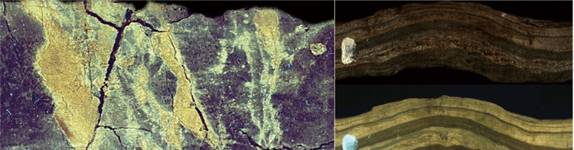
#> input picture lf.jpg, 574 x 150 px
$ python -i grain.py   (imports and definitions only)
#> lines starting #> are read from the running program, lines starting #| are printed output that depends on the picture; after the words box and inside, x2 and y2 are one past the last pixel; in counts of white or black regions, pixels touching at a corner belong together
#> further down, picture is the input picture: shape (150, 574, 3); mean B, G, R 73.9, 93, 97.1
"""粒度分析模块.

实现基于距离变换 + 分水岭的颗粒识别与定量分析:
- 灰度 + CLAHE → OTSU 反相 → 形态学清理 → 距离变换 → 分水岭分割
- 单颗粒属性: 面积/周长/长轴/短轴/长宽比/圆度
- 整体统计: 颗粒个数、粒级分布、平均粒径

参考 PDF 第 3 章粒度分析 + Wentworth (1958) 粒级分类 + Folk & Ward (1957) 粒度参数:

粒级分类 (Wentworth 1958, 单位 mm):
- 巨砾   >256
- 粗砾   64~256
- 中砾   16~64
- 细砾    2~16
- 极粗砂  1~2
- 粗砂   0.5~1
- 中砂   0.25~0.5
- 细砂   0.125~0.25
- 极细砂 0.0625~0.125
- 粉砂   0.0039~0.0625
- 黏土   <0.0039

粒度参数 (Folk & Ward 1957, 基于粒径 φ 值, φ = -log2(d_mm)):
- 平均粒径 Mz = (φ16 + φ50 + φ84) / 3
- 分选系数 σ1 = (φ84 - φ16) / 4 + (φ95 - φ5) / 6.6
- 偏度   Sk1 = (φ16 + φ84 - 2·φ50) / (2·(φ84-φ16)) + (φ5 + φ95 - 2·φ50) / (2·(φ95-φ5))
- 峰度   KG  = (φ95 - φ5) / (2.44·(φ75 - φ25))
"""
from __future__ import annotations

import math
import warnings
from dataclasses import dataclass, field, asdict
from typing import Dict, List, Optional, Tuple

import cv2
import numpy as np

from .calibration import Scale


# Wentworth 粒级分类阈值 (单位 mm)
SIZE_BOUNDARY_BOLLDER_LARGE = 256.0
SIZE_BOUNDARY_BOLLDER_MID = 64.0
SIZE_BOUNDARY_BOLLDER_SMALL = 16.0
SIZE_BOUNDARY_GRANULE = 2.0
SIZE_BOUNDARY_VC_SAND = 1.0
SIZE_BOUNDARY_C_SAND = 0.5
SIZE_BOUNDARY_M_SAND = 0.25
SIZE_BOUNDARY_F_SAND = 0.125
SIZE_BOUNDARY_VF_SAND = 0.0625
SIZE_BOUNDARY_SILT = 0.0039


# [30 lines left out: function classify_grain_size, not called in this run]


# 中文粒级名 → 标准阈值 (mm)
SIZE_CLASSES_ORDERED: List[Tuple[str, float]] = [
    ("巨砾", SIZE_BOUNDARY_BOLLDER_LARGE),
    ("粗砾", SIZE_BOUNDARY_BOLLDER_MID),
    ("中砾", SIZE_BOUNDARY_BOLLDER_SMALL),
    ("细砾", SIZE_BOUNDARY_GRANULE),
    ("极粗砂", SIZE_BOUNDARY_VC_SAND),
    ("粗砂", SIZE_BOUNDARY_C_SAND),
    ("中砂", SIZE_BOUNDARY_M_SAND),
    ("细砂", SIZE_BOUNDARY_F_SAND),
    ("极细砂", SIZE_BOUNDARY_VF_SAND),
    ("粉砂", SIZE_BOUNDARY_SILT),
    ("黏土", 0.0),
]


@dataclass
class GrainParams:
    """粒度检测参数.

    Attributes:
        # 二值化参数
        blur_kernel: 高斯模糊核大小 (奇数, 0=不模糊)
        use_otsu: True=OTSU 反相 (推荐,深色矿物勾勒的边界)
        otsu_offset: OTSU 阈值偏移 (负值=更暗)
        # 形态学
        morph_close: 闭运算核 (连接断裂颗粒边界)
        morph_open: 开运算核 (去噪)
        # 颗粒筛选
        min_area_px: 候选最小面积 (像素)
        max_area_ratio: 单颗粒最大占比 (排除超大假阳性)
        # 距离变换 + 分水岭
        distance_threshold_ratio: 距离变换峰值筛选比例
        h_distance: 距离变换中 hillock 的高度阈值比例
        # 标注
        min_solidity: 最小密实度 (面积/凸包面积),过滤不规则形状
        circularity_min: 最小圆度,过滤异常形状
    """
    # 二值化
    blur_kernel: int = 7
    use_otsu: bool = True
    otsu_offset: int = -10
    # 形态学
    morph_close: int = 7
    morph_open: int = 3
    # 颗粒筛选
    min_area_px: int = 200
    max_area_ratio: float = 0.20
    # 距离变换 + 分水岭
    distance_threshold_ratio: float = 0.30
    h_distance: float = 0.4
    # 标注
    min_solidity: float = 0.4
    circularity_min: float = 0.2

    def to_dict(self) -> Dict:
        return asdict(self)


@dataclass
class Grain:
    """单颗粒对象.

    Attributes:
        id: 颗粒编号
        area_px: 像素面积
        perimeter_px: 像素周长
        major_axis_px: 长轴 (像素,基于拟合椭圆)
        minor_axis_px: 短轴 (像素)
        diameter_mm: 等效直径 (mm) (基于面积,圆面积公式)
        diameter_major_mm: 长轴直径 (mm)
        centroid: 质心 (x, y) 像素坐标
        bbox: 包围盒 (x, y, w, h)
        orientation_deg: 长轴倾角 (-90~90)
        circularity: 圆度 4πA/P²
        solidity: 密实度 A/凸包A
        aspect_ratio: 长宽比 major/minor
        size_class: 粒级名称 (Wentworth)
        contour: 轮廓点 (N×2) (可选,用于重绘)
    """
    id: int
    area_px: float
    perimeter_px: float
    major_axis_px: float
    minor_axis_px: float
    diameter_mm: float
    diameter_major_mm: float
    centroid: Tuple[float, float]
    bbox: Tuple[int, int, int, int]
    orientation_deg: float
    circularity: float
    solidity: float
    aspect_ratio: float
    size_class: str = ""
    contour: Optional[np.ndarray] = None

    # [6 lines left out: function to_dict, not called in this run]


@dataclass
class GrainAnalysisResult:
    """粒度分析结果汇总.

    Attributes:
        image_area_px: 图像总面积 (像素)
        image_area_real: 图像实际面积 (mm²)
        grain_count: 颗粒总数 (所有检测到的)
        grain_count_filtered: 过滤后的颗粒数
        total_area_px: 颗粒总面积 (像素)
        total_area_real: 颗粒总面积 (mm²)
        average_diameter_mm: 平均粒径 (mm,等效直径)
        median_diameter_mm: 中位粒径 (mm)
        max_diameter_mm: 最大粒径 (mm)
        min_diameter_mm: 最小粒径 (mm)
        average_circularity: 平均圆度
        size_distribution: 粒级分布 {粒级名: 颗粒数}
        grains: 颗粒列表
    """
    image_area_px: float
    image_area_real: float
    grain_count: int
    grain_count_filtered: int
    total_area_px: float
    total_area_real: float
    average_diameter_mm: float
    median_diameter_mm: float
    max_diameter_mm: float
    min_diameter_mm: float
    average_circularity: float
    size_distribution: Dict[str, int] = field(default_factory=dict)
    grains: List[Grain] = field(default_factory=list)

    # [4 lines left out: function to_dict, not called in this run]


# ============================================================
# 算法实现
# ============================================================


def _preprocess(image: np.ndarray, params: GrainParams) -> np.ndarray:
    """灰度化 + CLAHE + 可选模糊."""
    if image.ndim == 3:
        gray = cv2.cvtColor(image, cv2.COLOR_BGR2GRAY)
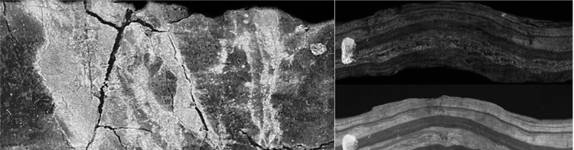
#> gray: shape (150, 574); min 0, max 255, mean 92
    else:
        gray = image
    # CLAHE 局部直方图均衡化 (增强对比度)
    clahe = cv2.createCLAHE(clipLimit=2.0, tileGridSize=(8, 8))
    gray = clahe.apply(gray)
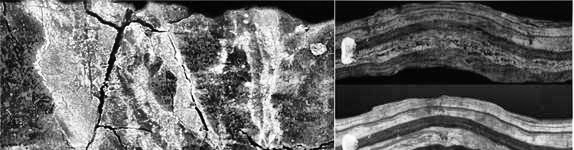
#> gray: shape (150, 574); min 1, max 255, mean 105.2
    if params.blur_kernel > 0:
        ksize = max(3, params.blur_kernel | 1)
        gray = cv2.GaussianBlur(gray, (ksize, ksize), 0)
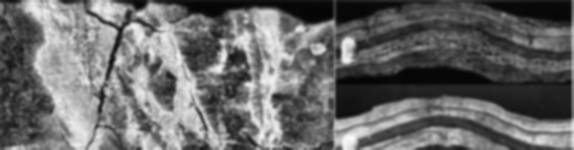
#> gray: shape (150, 574); min 4, max 249, mean 105
    return gray


def detect_grain_mask(image: np.ndarray, params: Optional[GrainParams] = None) -> Tuple[np.ndarray, np.ndarray]:
    """检测颗粒前景 mask.

    颗粒前景:浅色矿物(石英/长石),深色基质(黑云母)被识别为背景.

    Returns:
        bin_mask: 二值前景 (颗粒=255)
        edges: 边缘图 (供可视化)
    """
    if params is None:
        params = GrainParams()
    gray = _preprocess(image, params)
    h, w = gray.shape
#> h = 150; w = 574
    # 1. 阈值: OTSU 正向 (浅色矿物 → 白)
    # 之前 v1.1.3 误用 OTSU_INV 导致反相,合成图大量误识别 → 现改为正向
    if params.use_otsu:
        otsu_t, bin_mask = cv2.threshold(
            gray, 0, 255, cv2.THRESH_BINARY + cv2.THRESH_OTSU,
        )
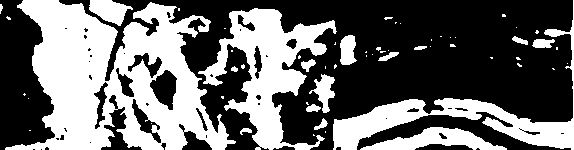
#> bin_mask: shape (150, 574); 41.7% white; 58 white regions (41 under 20 px), largest, box (x1, y1, x2, y2) and area: (5, 0, 236, 150) 18884, (198, 8, 337, 150) 7435, (333, 0, 574, 150) 5471
#> otsu_t = 113
        if params.otsu_offset != 0:
            new_t = max(0, min(255, otsu_t + params.otsu_offset))
#> new_t = 103
            _, bin_mask = cv2.threshold(gray, new_t, 255, cv2.THRESH_BINARY)
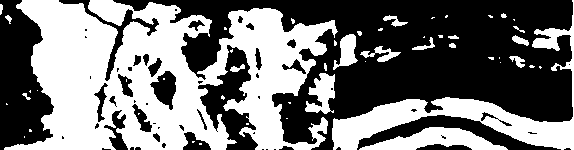
#> bin_mask: shape (150, 574); 46.4% white; 51 white regions (32 under 20 px), largest, box (x1, y1, x2, y2) and area: (4, 0, 338, 150) 29441, (332, 0, 574, 150) 6378, (359, 127, 508, 150) 1777
    else:
        # 自适应阈值 (正向:浅色颗粒为前景)
        block = 21
        bin_mask = cv2.adaptiveThreshold(
            gray, 255, cv2.ADAPTIVE_THRESH_GAUSSIAN_C,
            cv2.THRESH_BINARY, block, 5,
        )
    # 2. 闭运算:连接断裂颗粒边界
    if params.morph_close > 0:
        k = max(1, params.morph_close | 1)
        bin_mask = cv2.morphologyEx(
            bin_mask, cv2.MORPH_CLOSE,
            cv2.getStructuringElement(cv2.MORPH_ELLIPSE, (k, k)),
        )
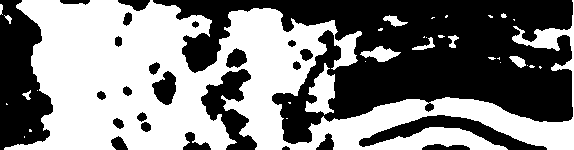
#> bin_mask: shape (150, 574); 50.4% white; 25 black regions, largest, box (x1, y1, x2, y2) and area: (153, 0, 573, 144) 30390, (0, 0, 53, 150) 5438, (359, 115, 547, 150) 2081
    # 3. 开运算:去噪
    if params.morph_open > 0:
        k = max(1, params.morph_open | 1)
        bin_mask = cv2.morphologyEx(
            bin_mask, cv2.MORPH_OPEN,
            cv2.getStructuringElement(cv2.MORPH_ELLIPSE, (k, k)),
        )
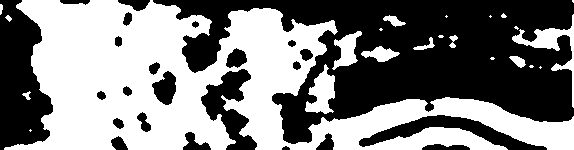
#> bin_mask: shape (150, 574); 50.1% white; 24 black regions, largest, box (x1, y1, x2, y2) and area: (153, 0, 574, 144) 30540, (0, 0, 53, 150) 5463, (359, 115, 547, 150) 2081
    edges = bin_mask.copy()
    return bin_mask, edges


# [340 lines left out: functions _find_seed_points, _watershed_split, _extract_grain_contours, _compute_grain_properties, _filter_grains, analyze_grains and 4 more, not called in this run]

>>> import cv2
>>> picture = cv2.imread('../../lf.jpg')
>>> result = detect_grain_mask(picture)

$ run again, on 粒度样.jpg
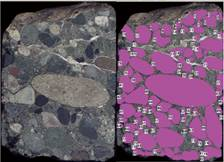
#> input picture 粒度样.jpg, 224 x 162 px
#> picture is the input picture: shape (162, 224, 3); mean B, G, R 107.4, 88.1, 110.8
#> in detect_grain_mask, `otsu_t, bin_mask = cv2.threshold( gray, 0, 255, cv2.THRESH_BINARY + cv..`:
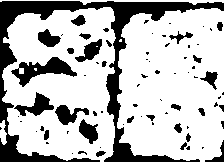
#> bin_mask: shape (162, 224); 73.6% white; 76 black regions (49 under 20 px), largest, box (x1, y1, x2, y2) and area: (0, 1, 224, 162) 5925, (11, 57, 77, 87) 782, (14, 92, 54, 116) 405
#> otsu_t = 98
#> new_t = 88
#> in detect_grain_mask, `bin_mask = cv2.morphologyEx( bin_mask, cv2.MORPH_CLOSE, cv2.getStructu..`:
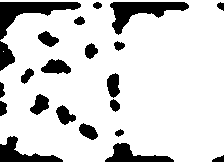
#> bin_mask: shape (162, 224); 83.6% white; 22 black regions, largest, box (x1, y1, x2, y2) and area: (0, 2, 81, 40) 1079, (110, 2, 189, 35) 1076, (0, 136, 63, 162) 667

$ run again, on 裂缝样.jpg
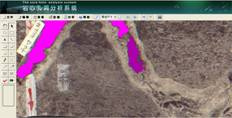
#> input picture 裂缝样.jpg, 232 x 118 px
#> picture is the input picture: shape (118, 232, 3); mean B, G, R 119.7, 116, 134.8
#> in detect_grain_mask, `otsu_t, bin_mask = cv2.threshold( gray, 0, 255, cv2.THRESH_BINARY + cv..`:
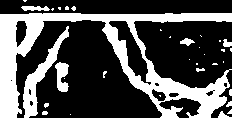
#> bin_mask: shape (118, 232); 31.8% white; 34 white regions (24 under 20 px), largest, box (x1, y1, x2, y2) and area: (0, 13, 232, 118) 6939, (23, 26, 69, 118) 965, (55, 62, 69, 92) 277
#> otsu_t = 145
#> new_t = 135
#> in detect_grain_mask, `bin_mask = cv2.morphologyEx( bin_mask, cv2.MORPH_OPEN, cv2.getStructur..`:
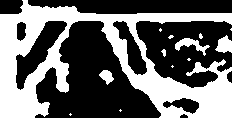
#> bin_mask: shape (118, 232); 41.2% white; 13 white regions (8 under 20 px), largest, box (x1, y1, x2, y2) and area: (0, 0, 232, 118) 10617, (175, 38, 210, 56) 231, (215, 35, 232, 53) 203, (99, 70, 114, 85) 130, (161, 49, 166, 57) 25
